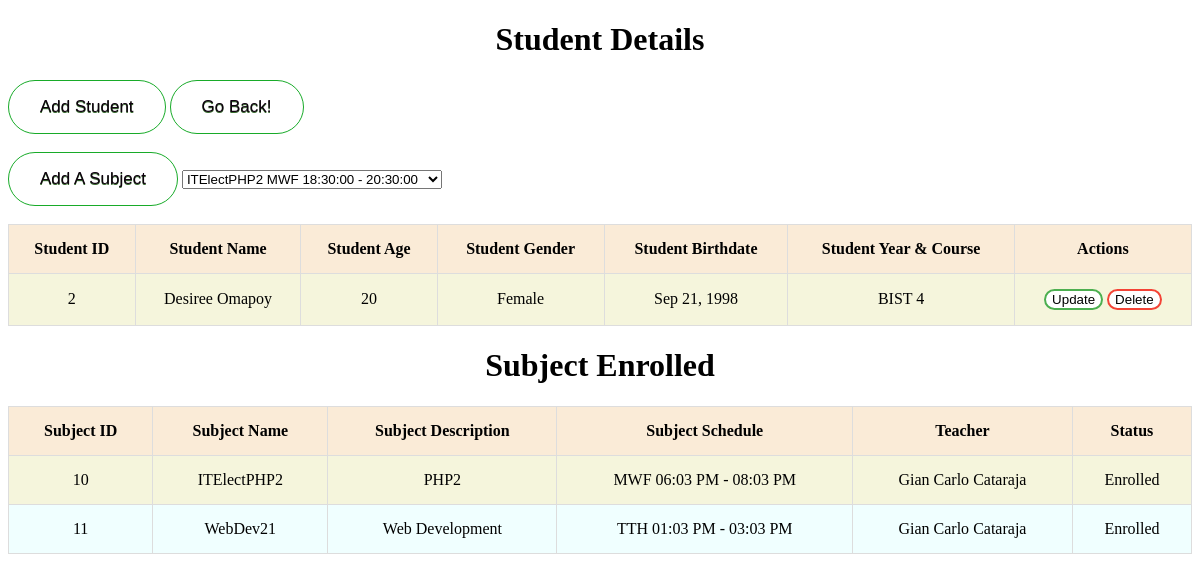
The page /studentdetail.php?sid=2 on the database its author committed.
### tables this page shows
CREATE TABLE `students` (
  `student_id` int(11) NOT NULL,
  `student_fname` varchar(255) NOT NULL,
  `student_mname` varchar(255) DEFAULT NULL,
  `student_lname` varchar(255) NOT NULL,
  `student_age` varchar(255) NOT NULL,
  `student_gender` varchar(255) NOT NULL,
  `student_bdate` date NOT NULL,
  `student_year` smallint(6) NOT NULL,
  `student_course` varchar(255) NOT NULL
);

CREATE TABLE `student_subjects` (
  `ss_id` int(11) NOT NULL,
  `student_id` int(11) NOT NULL,
  `subject_id` int(11) NOT NULL,
  `status` varchar(255) NOT NULL
);

CREATE TABLE `subjects` (
  `subject_id` int(11) NOT NULL,
  `subject_name` varchar(255) NOT NULL,
  `subject_details` varchar(255) NOT NULL,
  `subject_stime` time NOT NULL,
  `subject_etime` time NOT NULL,
  `subject_date` varchar(255) NOT NULL,
  `subject_status` varchar(255) NOT NULL,
  `teacher_id` int(11) NOT NULL
);

CREATE TABLE `teachers` (
  `teacher_id` int(11) NOT NULL,
  `teacher_fname` varchar(255) NOT NULL,
  `teacher_mname` varchar(255) DEFAULT NULL,
  `teacher_lname` varchar(255) NOT NULL,
  `teacher_phone` varchar(255) NOT NULL,
  `teacher_address` varchar(255) NOT NULL
);

### dbcon.php (called while the page is built, shortened)
<?php
	function con(){
		return new PDO("mysql:host=localhost;dbname=skill2",'root','');
	}
	function getStudent($data){
			$con = con();
			$sql = "SELECT * FROM students WHERE student_id = ?";
			$stmt = $con->prepare($sql);
			$stmt->execute($data);
			$rows = $stmt->fetchAll();
			return $rows;
	}
	function viewAllTeachers(){
		$con = con();
		$sql = "SELECT * FROM teachers";
		$stmt = $con->prepare($sql);
		$stmt->execute();
		$view = $stmt->fetchAll(PDO::FETCH_ASSOC);
		return $view;
	}
	function viewAllSubjects(){
		$con = con();
		$sql = "SELECT * FROM subjects";
		$stmt = $con->prepare($sql);
		$stmt->execute();
		$view = $stmt->fetchAll(PDO::FETCH_ASSOC);
		return $view;
	}
	function viewAllStudentSubjects($data){
			$con = con();
 			$sql = "SELECT * FROM students AS s INNER JOIN student_subjects AS d ON s.student_id = d.student_id INNER JOIN subjects a ON d.subject_id = a.subject_id WHERE s.student_id = ?";
 			$stmt = $con->prepare($sql);
 			$stmt->execute($data);
 			$view = $stmt->fetchAll(PDO::FETCH_ASSOC);
 			return $view;
	}
?>

### studentdetail.php (the view, shortened to what this page needs)
<?php
	require_once("dbcon.php");
	if(isset($_GET['sid']))
	{
		$id = $_GET['sid'];
		$students = getStudent(array($id));
	}
?>
<!DOCTYPE html>
<html>
<head>
<link rel="stylesheet" type="text/css" href="style.css">
</head>
<body>
 <center><h1>Student Details</h1></center>
 <a href="addstudent.php"><button class="myButton">Add Student</button></a>
 <a href="studentmanagement.php"><button class="myButton">Go Back!</button></a>
 <br /><br />
 <form action="studentsubject.php" method="post">
   <input type="submit" name="addSubject" id="post" class="myButton" value="Add A Subject" />
            <select name = "subject">
            	<?php
                  $subjects = viewAllSubjects();
                  foreach ($subjects as $row) {
        ?>
           		<option value="<?php echo $row['subject_id']; ?>"><?php echo $row['subject_name'].' '.$row['subject_date'].' '.$row['subject_stime'].' - '.$row['subject_etime']; ?>
           	<?php } ?>
           		</option>
        	</select>
   </form>
  <br />
 <table>
 	<thead>
 		<tr>
 			<th>Student ID</th>
 			<th>Student Name</th>
 			<th>Student Age</th>
 			<th>Student Gender</th>
 			<th>Student Birthdate</th>
 			<th>Student Year & Course</th>
 			<th>Actions</th>
 		</tr>
 	</thead>
 	<tbody>
 		<?php
 			if(count($students > 0)){
			foreach ($students as $row) {
 		?>
 		<tr>
 			<td><?php echo $row['student_id'];?></td>
 			<td><?php echo $row['student_fname'];?> <?php echo $row['student_mname'];?> <?php echo $row['student_lname'];?></td>
 			<td><?php echo $row['student_age'];?></td>
 			<td><?php echo $row['student_gender'];?></td>
 			<td><?php echo date('M d, Y', strtotime($row['student_bdate']));?></td>
 			<td><?php echo $row['student_course'];?> <?php echo $row['student_year'];?></td>
 			<td>
 			<a href="updatestudent.php?sid=<?php echo $row['student_id'];?>"><button class="button1">Update</button></a>
 			<a href="studentmanagement.php?sid=<?php echo $row['student_id'];?>"><button class="button3">Delete</button></a>
 			</td>
 		</tr>
<?php
		}
} ?>
 	</tbody>
 </table>
<center><h1>Subject Enrolled</h1></center>
<table>
 	<thead>
 		<tr>
 			<th>Subject ID</th>
 			<th>Subject Name</th>
 			<th>Subject Description</th>
 			<th>Subject Schedule</th>
 			<th>Teacher</th>
 			<th>Status</th>
 		</tr>
 	</thead>
 	<tbody>
 	<?php
 			if(isset($_GET['sid']))
 			{
 				$id = $_GET['sid'];
 			$studentsubjects = viewAllStudentSubjects(array($id));
 			if(count($studentsubjects) > 0){
 				foreach ($studentsubjects as $row) {
 	?>
 		<tr>
 			<td><?php echo $row['subject_id'];?></td>
 			<td><?php echo $row['subject_name'];?></td>
 			<td><?php echo $row['subject_details'];?></td>
 			<td><?php echo $row['subject_date'].' '.date('h:m A', strtotime($row['subject_stime'])).' - '.date('h:m A', strtotime($row['subject_etime']));?></td>
 			<td>
 				<?php
 					$teachers = viewAllTeachers();
 					foreach ($teachers as $rows) {
 						if($row['teacher_id'] == $rows['teacher_id'])
 					 	echo $rows['teacher_fname'].' '.$rows['teacher_lname'];
 					 }
 				?></td>
 			<td><?php echo $row['status'];?></td>
 		</tr>
 	<?php
 					}
 				}
 		}
 	 ?>
 </table>
</body>
</html>

### style.css (style rules this page uses)
.myButton { background-color:#ffffff; -moz-border-radius:28px; -webkit-border-radius:28px; border-radius:28px; border:1px solid #18ab29; display:inline-block; cursor:pointer; color:#0f010f; font-family:Arial; font-size:17px; padding:16px 31px; text-decoration:none; text-shadow:0px 1px 0px #396e30; }
table, td, th { border: 1px solid #ddd; text-align: center; }
table { border-collapse: collapse; width: 100%; }
table th { background-color: #FAEBD7; }
table tr:nth-child(even) { background-color: #F0FFFF; }
table tr:nth-child(odd) { background-color: #F5F5DC; }
th, td { padding: 15px; }
.button1 { background-color: white; color: black; border: 2px solid #4CAF50; border-radius: 12px; }
.button3 { background-color: white; color: black; border: 2px solid #f44336; border-radius: 12px; }

### rows shown on the page
students: student_id "2", student_fname "Desiree", student_lname "Omapoy", student_age "20", student_gender "Female", student_bdate "Sep 21, 1998", student_course "BIST", student_year "4"
student_subjects: subject.subject_id "10", subject.subject_name "ITElectPHP2", subject.subject_details "PHP2", subject.subject_date "MWF", subject.subject_stime "06:03 PM", subject.subject_etime "08:03 PM", status "Enrolled"
teachers: teacher_fname "Gian Carlo", teacher_lname "Cataraja"
student_subjects: subject.subject_id "11", subject.subject_name "WebDev21", subject.subject_details "Web Development", subject.subject_date "TTH", subject.subject_stime "01:03 PM", subject.subject_etime "03:03 PM", status "Enrolled"

### other values the page prints
form field subject "ITElectPHP2 MWF 18:30:00 - 20:30:00"
